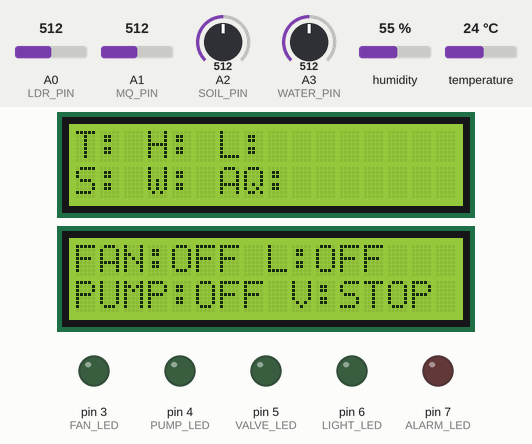
This sketch was run on a simulated Arduino Uno, built with avr-gcc and run on an emulated ATmega328P. Shown: 2 × 16×2 character LCD, output pins drawn as LEDs (lit = HIGH). Wiring (from diagram.json): PCF8574 port expander at I2C address 0x27; PCF8574 port expander at I2C address 0x3F; DHT22 sensor: data pin 2. The test bench sets the inputs (shaded band); at power-on: humidity 55 %, A0 (LDR_PIN) = 512, A2 (SOIL_PIN) = 512, A1 (MQ_PIN) = 512, A3 (WATER_PIN) = 512, temperature 24 °C. What the sketch prints to the serial monitor is not drawn.

Above: at 2.8 s.
2.9 s: humidity set to 48 %
8.1 s: humidity set to 45 %
At 9.1 s:
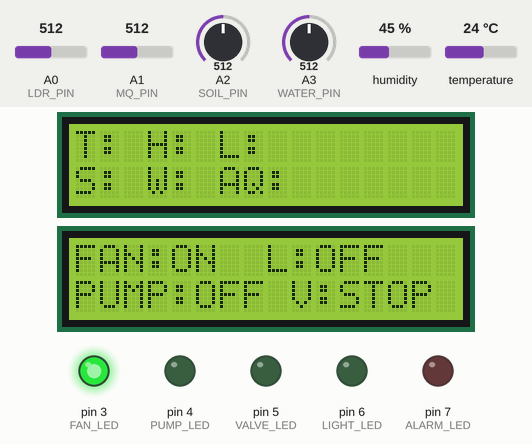
12.8 s: A0 (LDR_PIN) set to 469
15.0 s: A0 (LDR_PIN) set to 448
At 17.0 s:
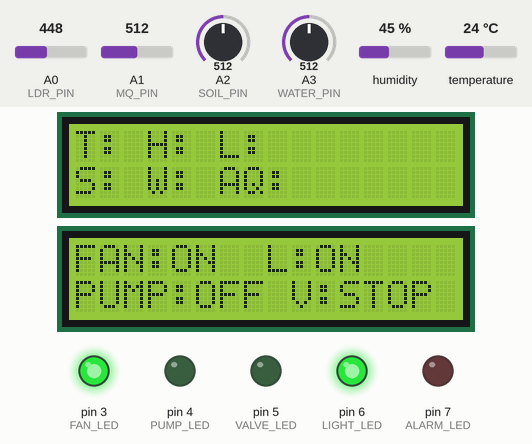
20.2 s: A2 (SOIL_PIN) set to 424
22.5 s: A2 (SOIL_PIN) set to 399
At 23.1 s:
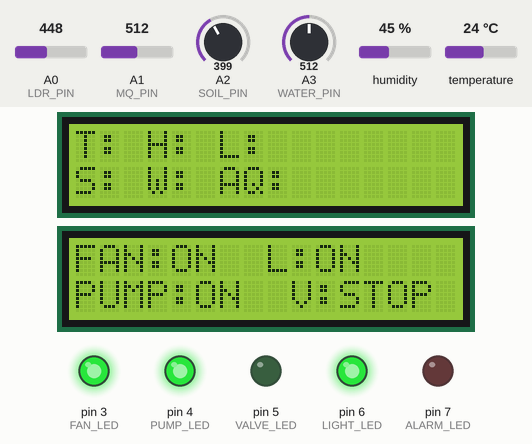
Timing chart, 0 to 25.5 s (numbered marks = the images above; inputs shaded):
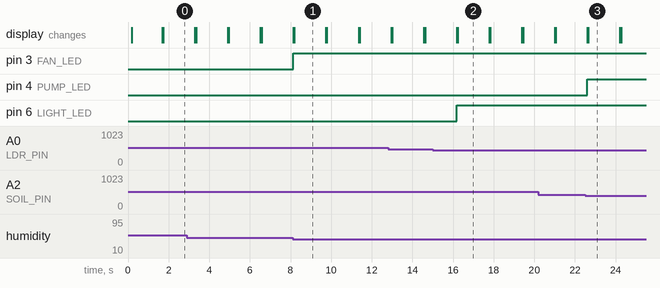

Measured:
- the behaviour switches between 47 and 46 % on humidity (found by bisection; images 0 and 1)
- the behaviour switches between 461 and 460 on A0 (LDR_PIN) (found by bisection; images 1 and 2)
- the behaviour switches between 410 and 409 on A2 (SOIL_PIN) (found by bisection; images 2 and 3)
- after the input at 8.1 s, pin 3 (FAN_LED): LOW → HIGH at once; the display: first differs from a run without the input after 0.08 s (image 1)
- after the input at 15.0 s, pin 6 (LIGHT_LED): LOW → HIGH after 1.2 s; the display: first differs from a run without the input after 1.2 s (image 2)
- after the input at 22.5 s, pin 4 (PUMP_LED): LOW → HIGH after 0.11 s; the display: first differs from a run without the input after 0.17 s (image 3)
- what the display in image 1 shows lasts 1.5 s, from 8.2 s to 9.7 s

The sketch:

wokwi-green-garden.ino
```cpp
#include <Arduino.h>
#include <Wire.h>
#include <math.h>

// Wokwi Green Garden simulation based on the Proteus/ISIS schematic.
// One Arduino UNO sketch represents the ARD1 sensor side and ARD2 actuator side.

const uint8_t DHT_PIN = 2;
const uint8_t FAN_LED = 3;
const uint8_t PUMP_LED = 4;
const uint8_t VALVE_LED = 5;
const uint8_t LIGHT_LED = 6;
const uint8_t ALARM_LED = 7;

const uint8_t LDR_PIN = A0;
const uint8_t MQ_PIN = A1;
const uint8_t SOIL_PIN = A2;
const uint8_t WATER_PIN = A3;

const uint8_t LCD_SENSORS_ADDR = 0x27;
const uint8_t LCD_ACTUATORS_ADDR = 0x3f;

const int SOIL_DRY = 40;
const int SOIL_WET = 60;
const int WATER_LOW = 30;
const int WATER_HIGH = 90;

bool pumpState = false;
bool valveOpen = false;

struct DhtReading {
  float temperature;
  float humidity;
  bool ok;
};

void lcdWriteNibble(uint8_t addr, uint8_t nibble, bool rs) {
  uint8_t data = (nibble & 0xF0) | 0x08 | (rs ? 0x01 : 0x00);
  Wire.beginTransmission(addr);
  Wire.write(data | 0x04);
  Wire.endTransmission();
  delayMicroseconds(1);
  Wire.beginTransmission(addr);
  Wire.write(data & ~0x04);
  Wire.endTransmission();
  delayMicroseconds(50);
}

void lcdWriteByte(uint8_t addr, uint8_t value, bool rs) {
  lcdWriteNibble(addr, value & 0xF0, rs);
  lcdWriteNibble(addr, (value << 4) & 0xF0, rs);
}

void lcdCommand(uint8_t addr, uint8_t value) {
  lcdWriteByte(addr, value, false);
}

void lcdPrint(uint8_t addr, const char *text) {
  while (*text) {
    lcdWriteByte(addr, *text++, true);
  }
}

void lcdSetCursor(uint8_t addr, uint8_t col, uint8_t row) {
  static const uint8_t offsets[] = {0x00, 0x40};
  lcdCommand(addr, 0x80 | (col + offsets[row]));
}

void lcdClear(uint8_t addr) {
  lcdCommand(addr, 0x01);
  delay(2);
}

void lcdInit(uint8_t addr) {
  delay(50);
  lcdWriteNibble(addr, 0x30, false);
  delay(5);
  lcdWriteNibble(addr, 0x30, false);
  delayMicroseconds(150);
  lcdWriteNibble(addr, 0x30, false);
  lcdWriteNibble(addr, 0x20, false);
  lcdCommand(addr, 0x28);
  lcdCommand(addr, 0x0C);
  lcdCommand(addr, 0x06);
  lcdClear(addr);
}

bool waitForLevel(uint8_t level, unsigned long timeoutMicros) {
  unsigned long start = micros();
  while (digitalRead(DHT_PIN) != level) {
    if (micros() - start > timeoutMicros) {
      return false;
    }
  }
  return true;
}

DhtReading readDht22() {
  uint8_t data[5] = {0, 0, 0, 0, 0};

  pinMode(DHT_PIN, OUTPUT);
  digitalWrite(DHT_PIN, LOW);
  delay(2);
  digitalWrite(DHT_PIN, HIGH);
  delayMicroseconds(40);
  pinMode(DHT_PIN, INPUT_PULLUP);

  if (!waitForLevel(LOW, 100)) return {24.0, 60.0, false};
  if (!waitForLevel(HIGH, 100)) return {24.0, 60.0, false};
  if (!waitForLevel(LOW, 100)) return {24.0, 60.0, false};

  for (uint8_t i = 0; i < 40; i++) {
    if (!waitForLevel(HIGH, 100)) return {24.0, 60.0, false};
    unsigned long highStart = micros();
    if (!waitForLevel(LOW, 120)) return {24.0, 60.0, false};
    unsigned long highLength = micros() - highStart;

    data[i / 8] <<= 1;
    if (highLength > 45) {
      data[i / 8] |= 1;
    }
  }

  uint8_t checksum = data[0] + data[1] + data[2] + data[3];
  if (checksum != data[4]) {
    return {24.0, 60.0, false};
  }

  uint16_t rawHumidity = (data[0] << 8) | data[1];
  uint16_t rawTemperature = ((data[2] & 0x7F) << 8) | data[3];
  float humidity = rawHumidity / 10.0;
  float temperature = rawTemperature / 10.0;
  if (data[2] & 0x80) {
    temperature = -temperature;
  }

  return {temperature, humidity, true};
}

float calculateVpd(float temperature, float humidity) {
  float es = 0.6108 * exp((17.27 * temperature) / (temperature + 237.3));
  float ea = es * (humidity / 100.0);
  return es - ea;
}

int percentFromAnalog(int raw) {
  return constrain(map(raw, 0, 1023, 0, 100), 0, 100);
}

int calculateHealth(float temp, float humidity, int light, int soil, int water, int air) {
  int score = 40;
  if (temp >= 18 && temp <= 28) score += 15;
  if (humidity >= 50 && humidity <= 80) score += 15;
  if (light >= 35) score += 10;
  if (soil >= 40 && soil <= 80) score += 10;
  if (water >= 30) score += 5;
  if (air < 700) score += 5;
  return constrain(score, 0, 100);
}

void printPaddedInt(uint8_t lcd, int value, uint8_t width) {
  char buffer[8];
  snprintf(buffer, sizeof(buffer), "%*d", width, value);
  lcdPrint(lcd, buffer);
}

void setup() {
  Serial.begin(9600);
  Wire.begin();

  pinMode(FAN_LED, OUTPUT);
  pinMode(PUMP_LED, OUTPUT);
  pinMode(VALVE_LED, OUTPUT);
  pinMode(LIGHT_LED, OUTPUT);
  pinMode(ALARM_LED, OUTPUT);

  lcdInit(LCD_SENSORS_ADDR);
  lcdInit(LCD_ACTUATORS_ADDR);

  lcdSetCursor(LCD_SENSORS_ADDR, 0, 0);
  lcdPrint(LCD_SENSORS_ADDR, "Green Garden");
  lcdSetCursor(LCD_SENSORS_ADDR, 0, 1);
  lcdPrint(LCD_SENSORS_ADDR, "Sensors ready");

  lcdSetCursor(LCD_ACTUATORS_ADDR, 0, 0);
  lcdPrint(LCD_ACTUATORS_ADDR, "Actuators ready");

  Serial.println("Green Garden Wokwi simulation started");
  delay(1500);
}

void loop() {
  DhtReading dht = readDht22();
  int lightRaw = analogRead(LDR_PIN);
  int airRaw = analogRead(MQ_PIN);
  int soilRaw = analogRead(SOIL_PIN);
  int waterRaw = analogRead(WATER_PIN);

  int light = percentFromAnalog(lightRaw);
  int air = percentFromAnalog(airRaw);
  int soil = percentFromAnalog(soilRaw);
  int water = percentFromAnalog(waterRaw);
  float vpd = calculateVpd(dht.temperature, dht.humidity);
  int health = calculateHealth(dht.temperature, dht.humidity, light, soil, water, air);

  if (soil < SOIL_DRY) pumpState = true;
  if (soil >= SOIL_WET) pumpState = false;

  if (water < WATER_LOW) valveOpen = true;
  if (water >= WATER_HIGH) valveOpen = false;

  bool fanOn = dht.temperature > 30 || vpd > 1.6 || air > 70;
  bool lightOn = light < 45;
  bool alarm = health < 60 || water < 20 || soil < 25 || air > 80;

  digitalWrite(FAN_LED, fanOn);
  digitalWrite(PUMP_LED, pumpState);
  digitalWrite(VALVE_LED, valveOpen);
  digitalWrite(LIGHT_LED, lightOn);
  digitalWrite(ALARM_LED, alarm);

  lcdClear(LCD_SENSORS_ADDR);
  lcdSetCursor(LCD_SENSORS_ADDR, 0, 0);
  lcdPrint(LCD_SENSORS_ADDR, "T:");
  printPaddedInt(LCD_SENSORS_ADDR, (int)dht.temperature, 2);
  lcdPrint(LCD_SENSORS_ADDR, " H:");
  printPaddedInt(LCD_SENSORS_ADDR, (int)dht.humidity, 2);
  lcdPrint(LCD_SENSORS_ADDR, " L:");
  printPaddedInt(LCD_SENSORS_ADDR, light, 2);
  lcdSetCursor(LCD_SENSORS_ADDR, 0, 1);
  lcdPrint(LCD_SENSORS_ADDR, "S:");
  printPaddedInt(LCD_SENSORS_ADDR, soil, 2);
  lcdPrint(LCD_SENSORS_ADDR, " W:");
  printPaddedInt(LCD_SENSORS_ADDR, water, 2);
  lcdPrint(LCD_SENSORS_ADDR, " AQ:");
  printPaddedInt(LCD_SENSORS_ADDR, air, 2);

  lcdClear(LCD_ACTUATORS_ADDR);
  lcdSetCursor(LCD_ACTUATORS_ADDR, 0, 0);
  lcdPrint(LCD_ACTUATORS_ADDR, fanOn ? "FAN:ON " : "FAN:OFF");
  lcdPrint(LCD_ACTUATORS_ADDR, lightOn ? " L:ON" : " L:OFF");
  lcdSetCursor(LCD_ACTUATORS_ADDR, 0, 1);
  lcdPrint(LCD_ACTUATORS_ADDR, pumpState ? "PUMP:ON " : "PUMP:OFF");
  lcdPrint(LCD_ACTUATORS_ADDR, valveOpen ? " V:OPEN" : " V:STOP");

  Serial.print("ARD1 packet -> ");
  Serial.print(dht.temperature, 1);
  Serial.print(",");
  Serial.print(dht.humidity, 1);
  Serial.print(",");
  Serial.print(air);
  Serial.print(",");
  Serial.print(light);
  Serial.print(",");
  Serial.print(water);
  Serial.print(",");
  Serial.print(soil);
  Serial.print(",");
  Serial.print(vpd, 2);
  Serial.print(",");
  Serial.println(health);

  Serial.print("ARD2 states -> fan=");
  Serial.print(fanOn ? "ON" : "OFF");
  Serial.print(" light=");
  Serial.print(lightOn ? "ON" : "OFF");
  Serial.print(" pump=");
  Serial.print(pumpState ? "ON" : "OFF");
  Serial.print(" valve=");
  Serial.print(valveOpen ? "OPEN" : "CLOSED");
  Serial.print(" dht=");
  Serial.println(dht.ok ? "OK" : "FALLBACK");

  delay(1500);
}
```
